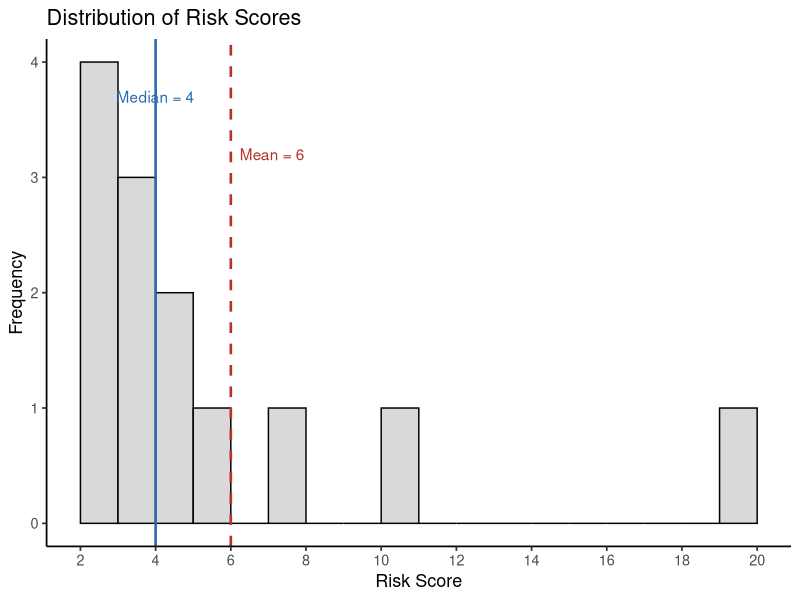

Source code (R):
## ---- chunk 1
#| label: fig-skewed-risk-scores
#| echo: false
#| warning: false
#| message: false
#| fig-cap: "A right-skewed distribution of 13 risk scores. The high score of 20 pulls the mean above the median."
#| fig-alt: "Histogram of risk scores with a solid median line at 4 and a dashed mean line at 6. The distribution has a long right tail ending at 20."

library(ggplot2)

risk_scores <- data.frame(
  risk_score = c(2, 3, 3, 3, 4, 4, 4, 5, 5, 6, 8, 11, 20)
)

ggplot(risk_scores, aes(x = risk_score)) +
  geom_histogram(
    binwidth = 1,
    boundary = 0,
    fill = "grey85",
    color = "black"
  ) +
  geom_vline(
    xintercept = median(risk_scores$risk_score),
    linewidth = 0.9,
    linetype = "solid",
    color = "#2B6CB0"
  ) +
  geom_vline(
    xintercept = mean(risk_scores$risk_score),
    linewidth = 0.9,
    linetype = "dashed",
    color = "#B8322A"
  ) +
  annotate("text", x = 4, y = 3.7, label = "Median = 4", color = "#2B6CB0") +
  annotate("text", x = 7.1, y = 3.2, label = "Mean = 6", color = "#B8322A") +
  scale_x_continuous(breaks = c(2, 4, 6, 8, 10, 12, 14, 16, 18, 20)) +
  labs(
    title = "Distribution of Risk Scores",
    x = "Risk Score",
    y = "Frequency"
  ) +
  theme_classic(base_size = 13)
